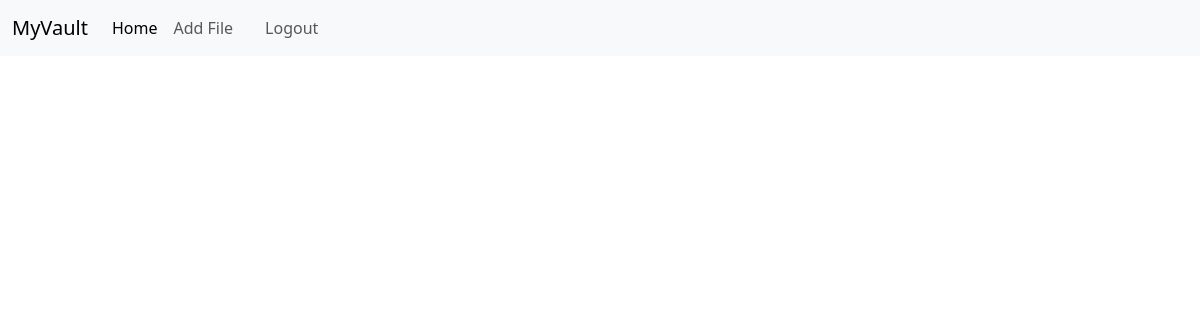
/vault (signed in), run on an earlier commit of the app's database.
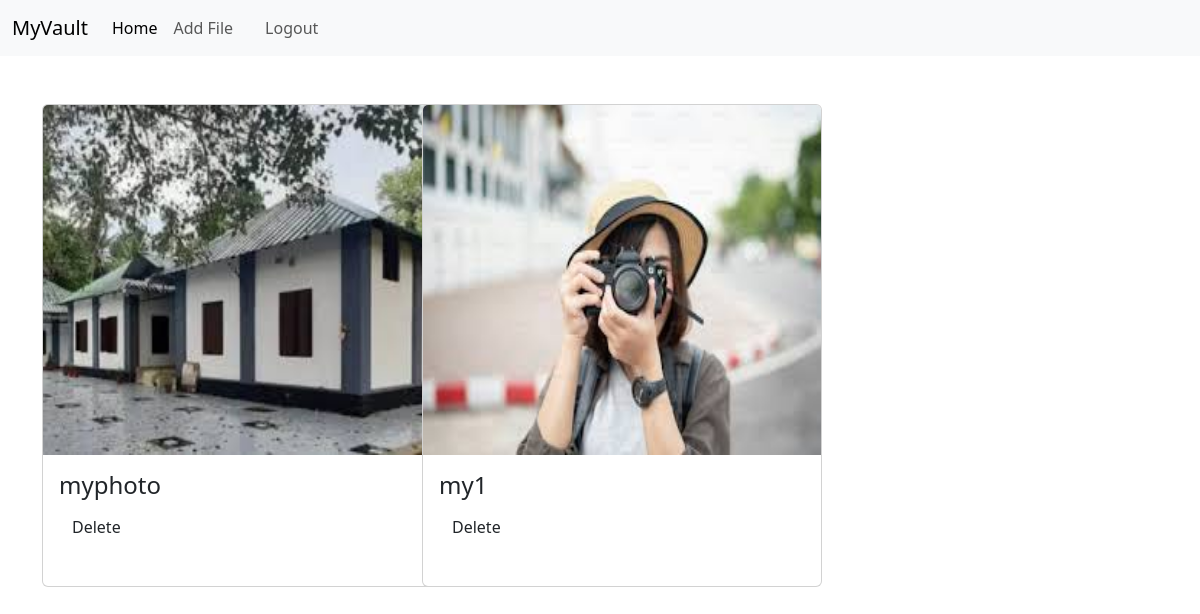
And on a later commit of the database.
### appvault/models.py (models this page shows)
class File(models.Model):
    user=models.ForeignKey(User,on_delete=models.CASCADE)
    name=models.TextField()
    files=models.FileField()

### appvault/views.py (the view)
# urls.py: path('vault',views.vault),
def vault(req):
    data=File.objects.filter(user=req.user)
    return render(req,'user/vaultuser.html',{'data':data})

### templates/user/vaultuser.html (shortened to what this page needs)
<!DOCTYPE html>
<html lang="en">
<head>
  <link href="https://cdn.jsdelivr.net/npm/bootstrap@5.3.3/dist/css/bootstrap.min.css" rel="stylesheet"
>
</head>
<body>
  <nav class="navbar navbar-expand-lg bg-body-tertiary">
    <div class="container-fluid">
      <a class="navbar-brand" href="#">MyVault</a>
      <div class="collapse navbar-collapse" id="navbarNavDropdown">
        <ul class="navbar-nav">
          <li class="nav-item">
            <a class="nav-link active" aria-current="page" href="#">Home</a>
          </li>
          <li class="nav-item">
            <a class="nav-link" href="addfile/{{user.pk}}">Add File</a>
          </li>
          <li class="nav-item">
            <a class="nav-link" href="#"></a>
          </li>
          <li class="nav-item">
            <a class="nav-link" href="logout">Logout</a>
          </li>
        </ul>
      </div>
    </div>
  </nav>
  <div class="container mt-5">
    <div class="row">
    {% for i in data %}
      <div class="col-lg-4">
        <div class="card" style="width:400px">
          <img class="card-img-top" src="{{i.files.url}}" alt="Card image" style="width:100%" height="350px">
          <div class="card-body">
            <h4 class="card-title">{{i.name}}</h4>
            <a href="../del/{{i.pk}}" class="btn bg-grey">Delete </a><br><br>
          </div>
        </div>
      </div>
    {% endfor %}
    </div>
  </div>
</body>
</html>

What changed in the data, as far as the page shows it:
added File: files (picture), name "myphoto"
added File: files (picture), name "my1"
